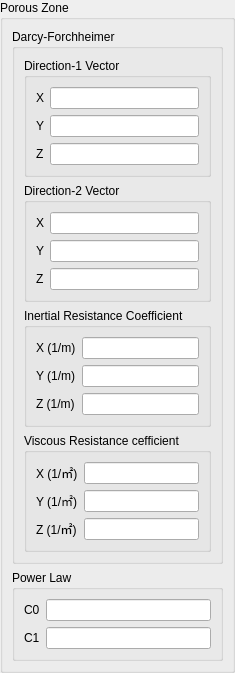
<?xml version="1.0" encoding="UTF-8"?>
<ui version="4.0">
 <class>porousZoneWidget</class>
 <widget class="QWidget" name="porousZoneWidget">
  <property name="geometry">
   <rect>
    <x>0</x>
    <y>0</y>
    <width>217</width>
    <height>638</height>
   </rect>
  </property>
  <property name="windowTitle">
   <string>Form</string>
  </property>
  <layout class="QVBoxLayout" name="verticalLayout_2">
   <property name="leftMargin">
    <number>0</number>
   </property>
   <property name="topMargin">
    <number>0</number>
   </property>
   <property name="rightMargin">
    <number>0</number>
   </property>
   <property name="bottomMargin">
    <number>0</number>
   </property>
   <item>
    <widget class="QGroupBox" name="groupBox">
     <property name="title">
      <string>Porous Zone</string>
     </property>
     <layout class="QVBoxLayout" name="verticalLayout">
      <item>
       <widget class="QGroupBox" name="groupBox_2">
        <property name="title">
         <string>Darcy-Forchheimer</string>
        </property>
        <layout class="QVBoxLayout" name="verticalLayout_3">
         <item>
          <widget class="QGroupBox" name="groupBox_3">
           <property name="title">
            <string>Direction-1 Vector</string>
           </property>
           <layout class="QFormLayout" name="formLayout_2">
            <item row="0" column="0">
             <widget class="QLabel" name="label_2">
              <property name="text">
               <string>X</string>
              </property>
             </widget>
            </item>
            <item row="0" column="1">
             <widget class="QLineEdit" name="direction1VectorX"/>
            </item>
            <item row="1" column="0">
             <widget class="QLabel" name="label_3">
              <property name="text">
               <string>Y</string>
              </property>
             </widget>
            </item>
            <item row="1" column="1">
             <widget class="QLineEdit" name="direction1VectorY"/>
            </item>
            <item row="2" column="0">
             <widget class="QLabel" name="label_4">
              <property name="text">
               <string>Z</string>
              </property>
             </widget>
            </item>
            <item row="2" column="1">
             <widget class="QLineEdit" name="direction1VectorZ"/>
            </item>
           </layout>
          </widget>
         </item>
         <item>
          <widget class="QGroupBox" name="groupBox_4">
           <property name="title">
            <string>Direction-2 Vector</string>
           </property>
           <layout class="QFormLayout" name="formLayout_3">
            <item row="0" column="0">
             <widget class="QLabel" name="label_5">
              <property name="text">
               <string>X</string>
              </property>
             </widget>
            </item>
            <item row="0" column="1">
             <widget class="QLineEdit" name="direction2VectorX"/>
            </item>
            <item row="1" column="0">
             <widget class="QLabel" name="label_6">
              <property name="text">
               <string>Y</string>
              </property>
             </widget>
            </item>
            <item row="1" column="1">
             <widget class="QLineEdit" name="direction2VectorY"/>
            </item>
            <item row="2" column="0">
             <widget class="QLabel" name="label_7">
              <property name="text">
               <string>Z</string>
              </property>
             </widget>
            </item>
            <item row="2" column="1">
             <widget class="QLineEdit" name="direction2VectorZ"/>
            </item>
           </layout>
          </widget>
         </item>
         <item>
          <widget class="QGroupBox" name="groupBox_6">
           <property name="title">
            <string>Inertial Resistance Coefficient</string>
           </property>
           <layout class="QFormLayout" name="formLayout_5">
            <item row="0" column="0">
             <widget class="QLabel" name="label_11">
              <property name="text">
               <string>X (1/m)</string>
              </property>
             </widget>
            </item>
            <item row="0" column="1">
             <widget class="QLineEdit" name="inertialResistanceCoefficientX"/>
            </item>
            <item row="1" column="0">
             <widget class="QLabel" name="label_12">
              <property name="text">
               <string>Y (1/m)</string>
              </property>
             </widget>
            </item>
            <item row="1" column="1">
             <widget class="QLineEdit" name="inertialResistanceCoefficientY"/>
            </item>
            <item row="2" column="0">
             <widget class="QLabel" name="label_13">
              <property name="text">
               <string>Z (1/m)</string>
              </property>
             </widget>
            </item>
            <item row="2" column="1">
             <widget class="QLineEdit" name="inertialResistanceCoefficientZ"/>
            </item>
           </layout>
          </widget>
         </item>
         <item>
          <widget class="QGroupBox" name="groupBox_5">
           <property name="title">
            <string>Viscous Resistance cefficient</string>
           </property>
           <layout class="QFormLayout" name="formLayout_4">
            <item row="0" column="0">
             <widget class="QLabel" name="label_8">
              <property name="text">
               <string>X (1/㎡)</string>
              </property>
             </widget>
            </item>
            <item row="0" column="1">
             <widget class="QLineEdit" name="viscousResistanceCoefficientX"/>
            </item>
            <item row="1" column="0">
             <widget class="QLabel" name="label_9">
              <property name="text">
               <string>Y (1/㎡)</string>
              </property>
             </widget>
            </item>
            <item row="1" column="1">
             <widget class="QLineEdit" name="viscousResistanceCoefficientY"/>
            </item>
            <item row="2" column="0">
             <widget class="QLabel" name="label_10">
              <property name="text">
               <string>Z (1/㎡)</string>
              </property>
             </widget>
            </item>
            <item row="2" column="1">
             <widget class="QLineEdit" name="viscousResistanceCoefficientZ"/>
            </item>
           </layout>
          </widget>
         </item>
        </layout>
       </widget>
      </item>
      <item>
       <widget class="QGroupBox" name="groupBox_7">
        <property name="title">
         <string>Power Law</string>
        </property>
        <layout class="QFormLayout" name="formLayout">
         <item row="0" column="0">
          <widget class="QLabel" name="label_14">
           <property name="text">
            <string>C0</string>
           </property>
          </widget>
         </item>
         <item row="0" column="1">
          <widget class="QLineEdit" name="c0"/>
         </item>
         <item row="1" column="0">
          <widget class="QLabel" name="label_15">
           <property name="text">
            <string>C1</string>
           </property>
          </widget>
         </item>
         <item row="1" column="1">
          <widget class="QLineEdit" name="c1"/>
         </item>
        </layout>
       </widget>
      </item>
     </layout>
    </widget>
   </item>
  </layout>
 </widget>
 <resources/>
 <connections/>
</ui>
